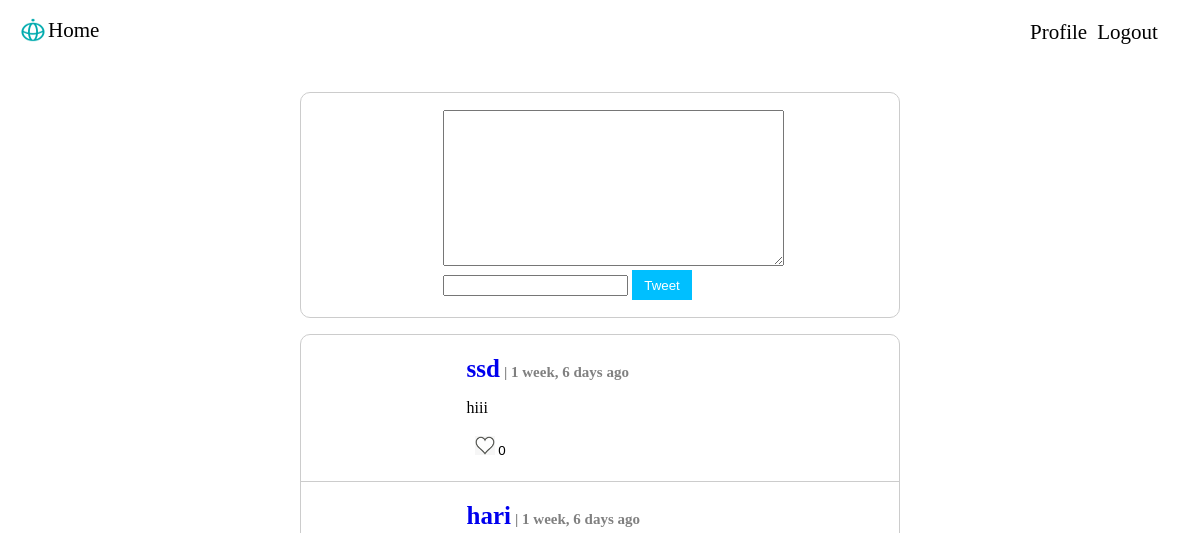
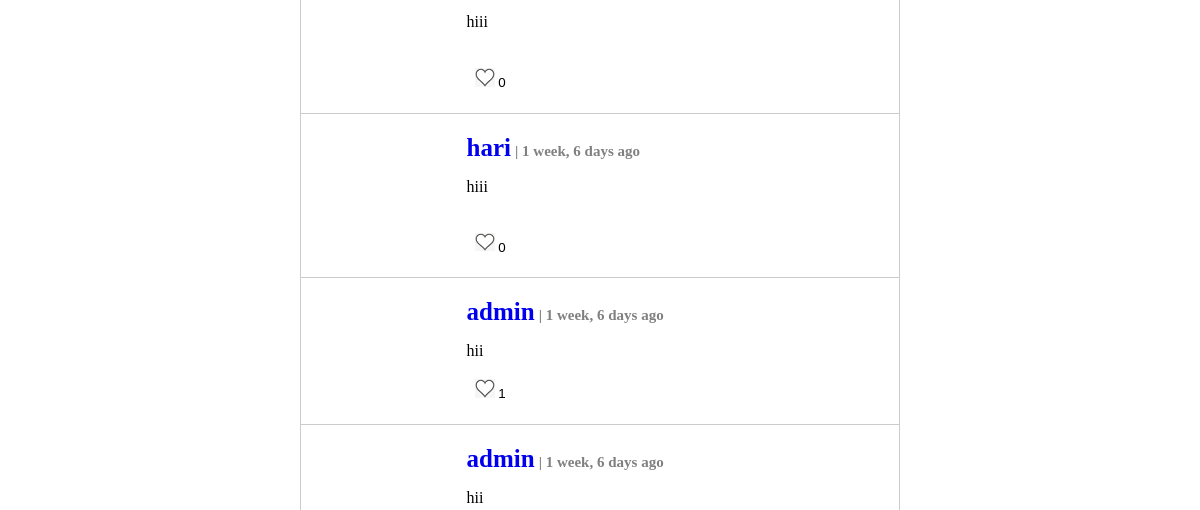
Page / (signed in, upper part) on the earlier database version (2 pictures, top to bottom).
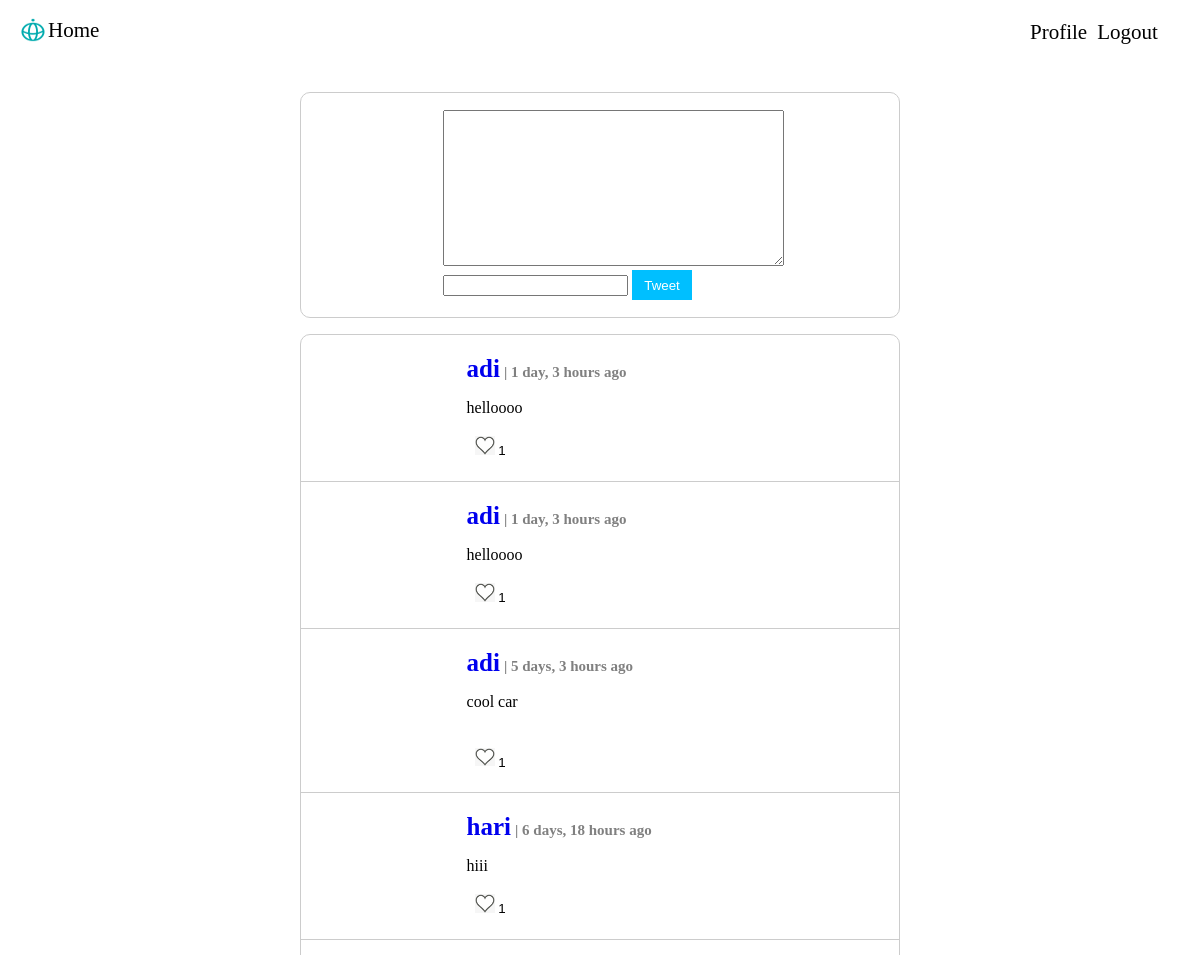
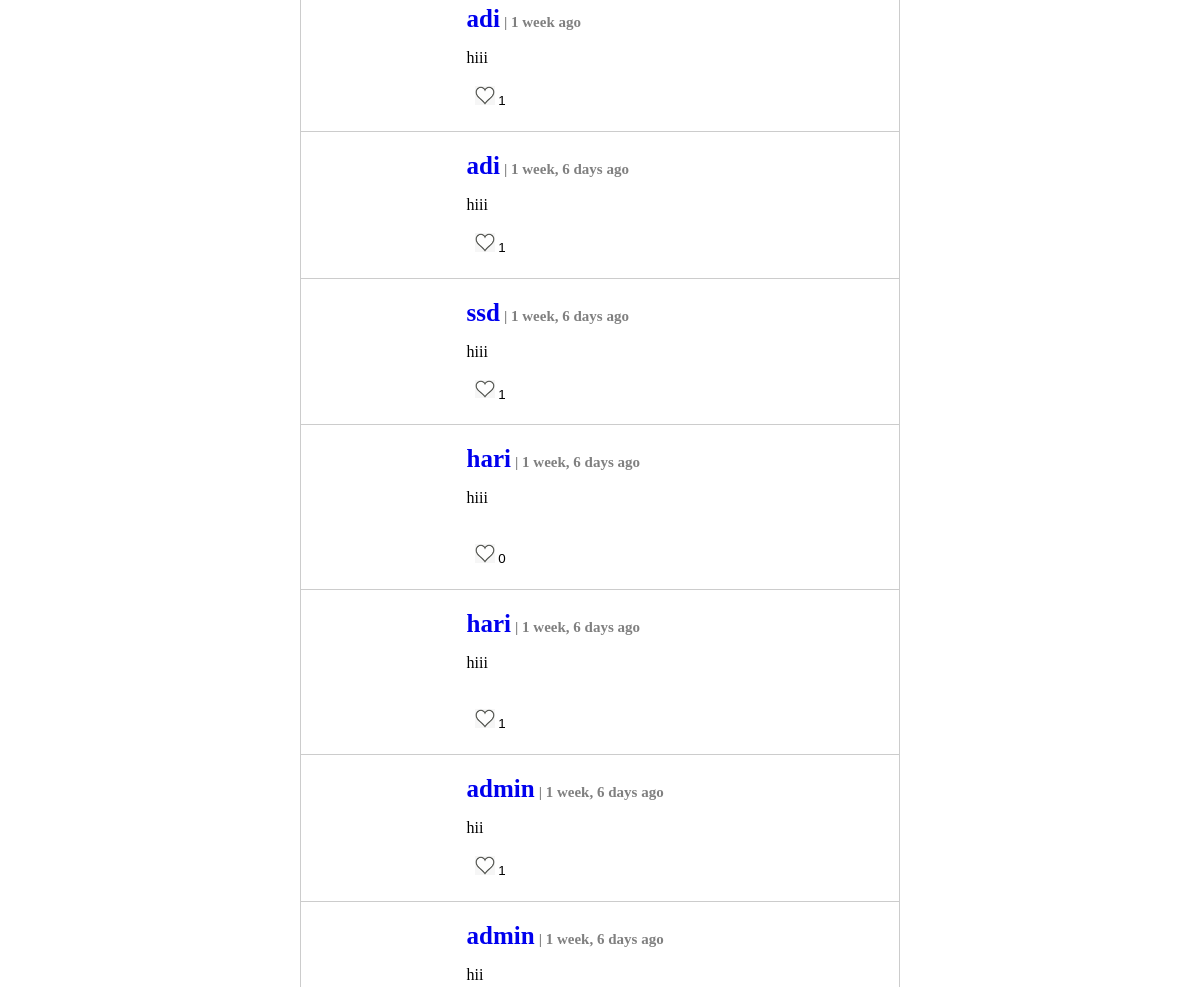
Same page on the later database version (2 pictures, top to bottom).
### tweet/models.py (models this page shows, shortened)
class Tweet(models.Model):
    body = models.TextField(max_length=140)
    likes = models.ManyToManyField(User, related_name='tweet_likes')
    image = CloudinaryField(blank=True)
    created_at = models.DateTimeField(default=timezone.now)
    updated_at = models.DateTimeField(default=timezone.now)
    name = models.ForeignKey(User, on_delete = models.CASCADE, null=True, blank=True)

### tweet/views.py (the view)
# urls.py: path('', views.home, name='home'),
@login_required
def home(request):
    form = TweetForm()
    if request.method == 'POST':
        form = TweetForm(request.POST, request.FILES)
        new_tweet = form.save(commit=False)
        new_tweet.name = request.user
        new_tweet.save()
        return redirect('home')
    context = {'tweets' : Tweet.objects.all().order_by('-created_at'), 'form':form, }
    return render(request, 'tweet/home.html', context)

### tweet/forms.py
class TweetForm(forms.ModelForm):
    class Meta:
        model = Tweet
        fields = ['body', 'image', ]

### tweet/templates/tweet/home.html (shortened to what this page needs)
{% extends 'tweet/index.html' %}
{% load static %}
{% load humanize %}
{% block content %}
<!DOCTYPE html>
<html lang="en" dir="ltr">
  <head>
  </head>
  <body>
    <section class="content">
      <section class="post_form">
        <ul>
          <li>
            <div class="logo">
            </div>
            <form  action="{% url 'home' %}" method="post" enctype="multipart/form-data">
              {{form.body}}
              {{form.image}}
              <button type="submit" class="btn-primary">Tweet</button>
            </form>
          </li>
        </ul>
      </section>
      <section class="post">
        <ul>
          {% for tweet in tweets %}
          <li>
            <div class="logo">
            </div>
            <div class="name_body">
              <div class="name"><a href="{% url 'profile' tweet.name.profile.pk %}" style="font-size:25px; text-decoration:none;">{{tweet.name}}</a> <small class="datetime"> | {{tweet.created_at|timesince}} ago </small>     </div>
              <p>{{tweet.body}}</p>
              {% if tweet.image %}
                <div class="bodyimage">
                </div>
              {% endif %}
              <div class="likes">
                <form class="" action="{% url 'like_tweet' tweet.pk %}"  method="post">
                  <button type="submit" class="btn" name="button" name= "tweet_id" value={{tweet.id}}>
                    <img width="20px" src="{% static 'tweet/like.png' %}"> {{tweet.likes.all.count}}
                  </button>
                </form>
              </div>
              <div class="menu">
              </div>
            </li>
            {% endfor %}
          </ul>
      </section>
    </section>
  </body>
</html>
{% endblock content %}

Differences in the rows shown:
added Tweet: name "adi", created_at "1 day, 3 hours", body "helloooo", likes.all.count "1"
added Tweet: name "adi", created_at "1 day, 3 hours", body "helloooo", likes.all.count "1"
added Tweet: name "adi", created_at "5 days, 3 hours", body "cool car", likes.all.count "1"
added Tweet: name "hari", created_at "6 days, 18 hours", body "hiii", likes.all.count "1"
added Tweet: name "adi", created_at "1 week", body "hiii", likes.all.count "1"
added Tweet: name "adi", created_at "1 week, 6 days", body "hiii", likes.all.count "1"
computed for Tweet "ssd": likes.all.count "0" → "1"
computed for Tweet (number 9 of 11 on the later page): likes.all.count "0" → "1"
